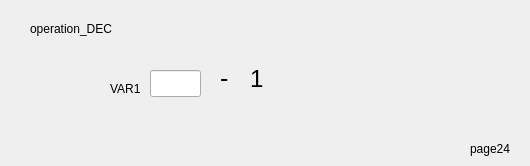
   <widget class="QWidget" name="page_25">
    <widget class="QLabel" name="label_111">
     <property name="geometry">
      <rect>
       <x>220</x>
       <y>70</y>
       <width>41</width>
       <height>17</height>
      </rect>
     </property>
     <property name="font">
      <font>
       <pointsize>19</pointsize>
      </font>
     </property>
     <property name="text">
      <string>-</string>
     </property>
    </widget>
    <widget class="QLabel" name="label_112">
     <property name="geometry">
      <rect>
       <x>110</x>
       <y>80</y>
       <width>41</width>
       <height>17</height>
      </rect>
     </property>
     <property name="text">
      <string>VAR1</string>
     </property>
    </widget>
    <widget class="QLabel" name="label_113">
     <property name="geometry">
      <rect>
       <x>250</x>
       <y>70</y>
       <width>41</width>
       <height>17</height>
      </rect>
     </property>
     <property name="font">
      <font>
       <pointsize>18</pointsize>
      </font>
     </property>
     <property name="text">
      <string>1</string>
     </property>
    </widget>
    <widget class="QLineEdit" name="lineEdit_52">
     <property name="geometry">
      <rect>
       <x>150</x>
       <y>70</y>
       <width>51</width>
       <height>27</height>
      </rect>
     </property>
    </widget>
    <widget class="QLabel" name="label_114">
     <property name="geometry">
      <rect>
       <x>30</x>
       <y>20</y>
       <width>121</width>
       <height>17</height>
      </rect>
     </property>
     <property name="text">
      <string>operation_DEC</string>
     </property>
    </widget>
    <widget class="QLabel" name="label_115">
     <property name="geometry">
      <rect>
       <x>470</x>
       <y>140</y>
       <width>51</width>
       <height>17</height>
      </rect>
     </property>
     <property name="text">
      <string>page24</string>
     </property>
    </widget>
   </widget>
